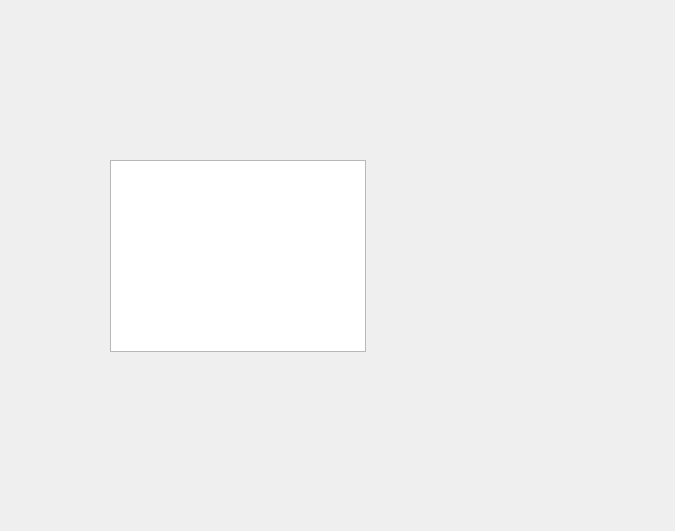
<?xml version="1.0" encoding="UTF-8"?>
<ui version="4.0">
 <class>ListView</class>
 <widget class="QDialog" name="ListView">
  <property name="geometry">
   <rect>
    <x>0</x>
    <y>0</y>
    <width>675</width>
    <height>531</height>
   </rect>
  </property>
  <property name="windowTitle">
   <string>Animal List</string>
  </property>
  <widget class="QTableWidget" name="animalTableWidget">
   <property name="geometry">
    <rect>
     <x>110</x>
     <y>160</y>
     <width>256</width>
     <height>192</height>
    </rect>
   </property>
  </widget>
 </widget>
 <resources/>
 <connections/>
</ui>
